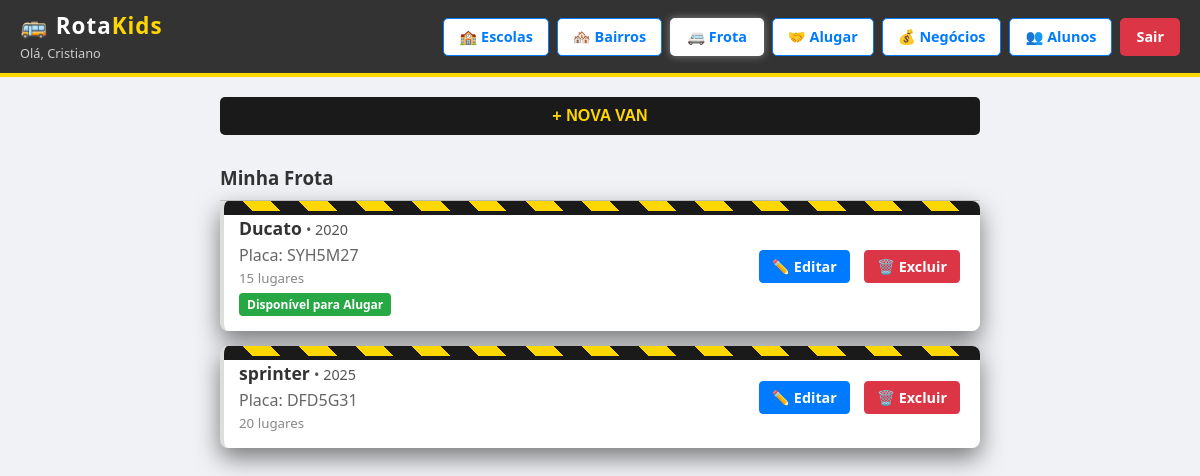
The page /meu-veiculo.php (signed in) on the database its author committed.
### tables this page shows
CREATE TABLE `veiculos` (
  `id` int(11) NOT NULL,
  `motorista_id` int(11) NOT NULL,
  `modelo` varchar(100) NOT NULL,
  `placa` varchar(10) NOT NULL,
  `ano` int(4) DEFAULT NULL,
  `capacidade` int(11) DEFAULT NULL,
  `para_alugar` tinyint(1) DEFAULT 0,
  `data_cadastro` datetime DEFAULT current_timestamp(),
  `alugar` tinyint(1) DEFAULT 0
);

### meu-veiculo.php (the view, shortened to what this page needs)
<?php
require 'config.php';
$motorista_id = $_SESSION['id'];
$veiculo_editar = null;
$meus_veiculos = $conn->query("SELECT * FROM veiculos WHERE motorista_id = $motorista_id");
?>
<!DOCTYPE html>
<html lang="pt-br">
<head>
    <link rel="stylesheet" href="style.css?v=<?php echo time(); ?>">
</head>
<body>
    <?php include 'menu.php'; ?>
    <div class="container" style="padding: 20px; max-width: 800px; margin: 0 auto;">
        <?php if(!$veiculo_editar): ?>
            <button onclick="toggleFormulario()" class="btn-principal">
                + Nova Van
            </button>
        <?php endif; ?>
        <h3 style="margin-top: 30px; border-bottom: 1px solid #ccc; padding-bottom: 10px;">Minha Frota</h3>
        <?php while($v = $meus_veiculos->fetch_assoc()): ?>
            <div class="auth-card" style="max-width: 100%; margin-bottom: 15px; padding: 15px; display: flex; justify-content: space-between; align-items: center; border-left: 4px solid #ddd;">
                <div>
                    <strong style="font-size: 1.1rem;"><?php echo $v['modelo']; ?></strong>
                    <?php if(!empty($v['ano'])): ?>
                        <span style="color: #555; font-size: 0.9rem;"> • <?php echo $v['ano']; ?></span>
                    <?php endif; ?>
                    <div style="margin-top: 4px;">
                        <span style="color: #666;">Placa: <?php echo $v['placa']; ?></span>
                    </div>
                    <small style="color: #888;"><?php echo $v['capacidade']; ?> lugares</small>
                    <?php if($v['alugar']): ?>
                        <br><span class="tag-aluguel">Disponível para Alugar</span>
                    <?php endif; ?>
                </div>
                <div>
                    <a href="?editar=<?php echo $v['id']; ?>" class="btn-acao btn-editar">✏️ Editar</a>
                    <a href="?excluir=<?php echo $v['id']; ?>" onclick="return confirm('Excluir van?');" class="btn-acao btn-excluir">🗑️ Excluir</a>
                </div>
            </div>
        <?php endwhile; ?>
    </div>
</body>
</html>

### style.css (style rules this page uses)
:root { --van-amarelo: #FFD700; --van-preto: #1a1a1a; --fundo-site: #f0f2f5; --texto-cor: #333333; --borda-suave: #cccccc; --sucesso: #28a745; --erro: #dc3545; }
* { margin: 0; padding: 0; box-sizing: border-box; }
body { font-family: 'Segoe UI', Tahoma, Geneva, Verdana, sans-serif; background-color: var(--fundo-site); color: var(--texto-cor); min-height: 100vh; }
.auth-card { background: white; width: 100%; max-width: 400px; border-radius: 8px; box-shadow: 0 10px 25px rgba(0,0,0,0.5); overflow: hidden; position: relative; padding: 2rem; margin: 0 auto; }
.auth-card::before { content: ''; position: absolute; top: 0; left: 0; width: 100%; height: 10px; background: repeating-linear-gradient( 45deg, var(--van-preto), var(--van-preto) 20px, var(--van-amarelo) 20px, var(--van-amarelo) 40px ); border-bottom: 4px solid var(--van-preto); }
button { width: 100%; padding: 12px; background-color: var(--van-preto); color: var(--van-amarelo); border: 2px solid var(--van-preto); border-radius: 4px; font-size: 1rem; font-weight: bold; text-transform: uppercase; cursor: pointer; transition: background 0.3s, color 0.3s; }
.btn-acao, .btn-editar, .btn-excluir { padding: 5px 10px; font-size: 0.8rem; text-decoration: none; border-radius: 4px; margin-right: 5px; font-weight: bold; display: inline-block; border: none; width: auto; cursor: pointer; }
.btn-editar { background-color: #007bff; color: white; }
.btn-excluir { background-color: var(--erro); color: white; }

### meu-veiculo.php (style rules this page uses)
.btn-acao { padding: 6px 12px; border-radius: 4px; text-decoration: none; font-size: 0.9rem; font-weight: bold; display: inline-block; margin-left: 5px; }
.btn-editar { background-color: #007bff; color: white; border: 1px solid #007bff; }
.btn-excluir { background-color: #dc3545; color: white; border: 1px solid #dc3545; }
.btn-principal { background-color: var(--van-preto, #333); color: var(--van-amarelo, #ffc107); padding: 10px 20px; border: none; border-radius: 5px; font-size: 1rem; cursor: pointer; }
.tag-aluguel { background: #28a745; color: white; padding: 3px 8px; border-radius: 4px; font-size: 0.75rem; font-weight: bold; margin-top: 5px; display: inline-block; }

### rows shown on the page
veiculos: modelo "Ducato", ano "2020", placa "SYH5M27", capacidade "15", alugar "Disponível para Alugar"
veiculos: modelo "sprinter", ano "2025", placa "DFD5G31", capacidade "20"

### other values the page prints
$_SESSION['nome'] "Cristiano"
